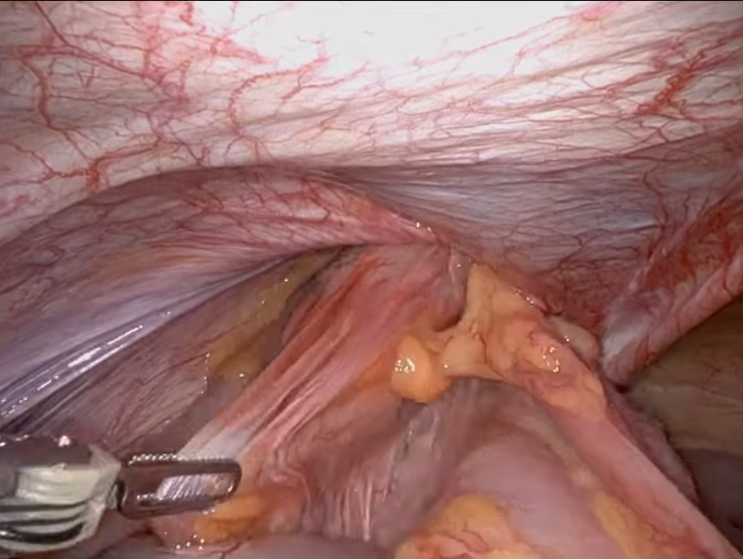
#> input picture Hernia/Dr. Rockson Liu - Robotic repair of left inguinal incarcerated sigmoid slider hernia [Sp-jaF7QFkQ - 1084x610 - 0m17s].png, 743 x 559 px; its folder holds only this picture in this run
$ jupyter execute --allow-errors colorpalettesHernia.ipynb
#> lines starting #> are read from the running program, lines starting #| are printed output that depends on the picture; after the words box and inside, x2 and y2 are one past the last pixel; in counts of white or black regions, pixels touching at a corner belong together
[cell 1]
import os
import glob
import numpy as np
from PIL import Image
import matplotlib.pyplot as plt
from sklearn.cluster import KMeans

# ========= CONFIGURE THIS =========
IMAGE_DIR = "E:/Hernia"   # <--- CHANGE THIS
N_COLORS_PER_IMAGE = 6
MAX_PIXELS_PER_IMAGE = 150_000
RANDOM_STATE = 42
# ==================================

[cell 2]
print(os.listdir(IMAGE_DIR))

[cell 3]
def load_image_pixels(path, max_pixels=MAX_PIXELS_PER_IMAGE):
#> called with max_pixels = 150000
    img = Image.open(path).convert("RGB")
    arr = np.array(img)
    pixels = arr.reshape(-1, 3).astype(np.float32)

    if len(pixels) > max_pixels:
        idx = np.random.choice(len(pixels), max_pixels, replace=False)
        pixels = pixels[idx]

    return pixels


def get_dominant_colors(pixels, n_colors=N_COLORS_PER_IMAGE):
#> called with pixels = array of shape (150000, 3), n_colors = 6
    kmeans = KMeans(
        n_clusters=n_colors,
        random_state=RANDOM_STATE,
        n_init="auto"
    )
    labels = kmeans.fit_predict(pixels)
    centers = kmeans.cluster_centers_.astype(int)
    counts = np.bincount(labels, minlength=n_colors)
#> counts = [24689, 13864, 39743, 18902, 38498, 14304]

    idx_sorted = np.argsort(-counts)
#> idx_sorted = [2, 4, 0, 3, 5, 1]
    return centers[idx_sorted], counts[idx_sorted]


def display_color_bar(colors, counts, title=None):
    total = counts.sum()
    ratios = counts / total

    bar_width = 800
    bar_height = 80
    bar = np.zeros((bar_height, bar_width, 3), dtype=np.uint8)

    start = 0
    for color, ratio in zip(colors, ratios):
        end = start + int(ratio * bar_width)
        bar[:, start:end, :] = color
        start = end
    bar[:, start:, :] = colors[-1]

    plt.figure(figsize=(8, 2))
    plt.imshow(bar)
    plt.title(title)
    plt.axis("off")
    plt.show()

[cell 4]
image_paths = sorted(glob.glob(os.path.join(IMAGE_DIR, "*.png")))
print(f"Found {len(image_paths)} PNG images.")

all_pixels = []

for path in image_paths:
    fname = os.path.basename(path)
    print("\n=== Image:", fname, "===")

    pixels = load_image_pixels(path)
    all_pixels.append(pixels)

    colors, counts = get_dominant_colors(pixels)
#> colors = [[126, 79, 76], [156, 102, 96], [173, 129, 126], [91, 51, 46], [231, 217, 219], [208, 171, 171]]; counts = [39743, 38498, 24689, 18902, 14304, 13864]

    # Print RGB + %
    total = counts.sum()
#> total = 150000
    print("Dominant colors:")
    for c, cnt in zip(colors, counts):
        pct = 100 * cnt / total
        print(f"  RGB {tuple(c)}  -> {pct:4.1f}%")
#> this loop made 6 passes
#> (c, cnt, pct) on passes 1 to 6: ([126, 79, 76], 39743, 26.5), ([156, 102, 96], 38498, 25.67), ([173, 129, 126], 24689, 16.46), ([91, 51, 46], 18902, 12.6), ([231, 217, 219], 14304, 9.54), ([208, 171, 171], 13864, 9.24)
#|   RGB (126, 79, 76)  -> 26.5%
#|   RGB (156, 102, 96)  -> 25.7%
#|   RGB (173, 129, 126)  -> 16.5%
#|   RGB (91, 51, 46)  -> 12.6%
#|   RGB (231, 217, 219)  ->  9.5%
#|   RGB (208, 171, 171)  ->  9.2%

    # Show color spectrum bar
    display_color_bar(colors, counts, title=fname)
#> in display_color_bar, `ratios = counts / total`: ratios = [0.265, 0.257, 0.165, 0.126, 0.0954, 0.0924]
#> the loop in display_color_bar, `for color, ratio in zip(colors, ratios):` made 6 passes
#> (color, ratio, end, start) on passes 1 to 6: ([126, 79, 76], 0.265, 211, 211), ([156, 102, 96], 0.257, 416, 416), ([173, 129, 126], 0.165, 547, 547), ([91, 51, 46], 0.126, 647, 647), ([231, 217, 219], 0.0954, 723, 723), ([208, 171, 171], 0.0924, 796, 796)
#> after the loop in display_color_bar, `for color, ratio in zip(colors, ratios):`:
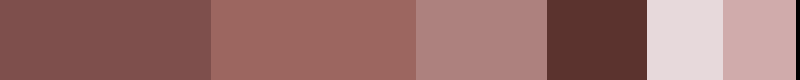
#> bar: shape (80, 800, 3); mean of channels 0, 1, 2 153.8, 110.7, 107.4; drawn as R, G, B
#> in display_color_bar, `bar[:, start:, :] = colors[-1]`:
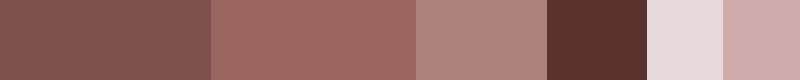
#> bar: shape (80, 800, 3); 0.5% of pixels changed, all inside (x1, y1, x2, y2) = (796, 0, 800, 80); drawn as R, G, B

[cell 5]
print("\n=== Combined Palette (All Images) ===")

all_pixels_concat = np.vstack(all_pixels)
comb_colors, comb_counts = get_dominant_colors(
    all_pixels_concat,
    n_colors=N_COLORS_PER_IMAGE
)
#> comb_colors has the same summary as colors; comb_counts = [39743, 38498, 24689, 18902, 14304, 13864]

# Print combined colors
total_comb = comb_counts.sum()
#> total_comb = 150000
for c, cnt in zip(comb_colors, comb_counts):
    pct = 100 * cnt / total_comb
    print(f"  RGB {tuple(c)} -> {pct:4.1f}%")

# Show combined palette bar
display_color_bar(comb_colors, comb_counts,
                  title="Combined Palette (All Images)")
#> the loop in display_color_bar (call 2), `for color, ratio in zip(colors, ratios):` made 6 passes

$ run again, on Hernia/Dr. Rockson Liu - Robotic repair of left inguinal incarcerated sigmoid slider hernia [Sp-jaF7QFkQ - 1084x610 - 5m42s].png
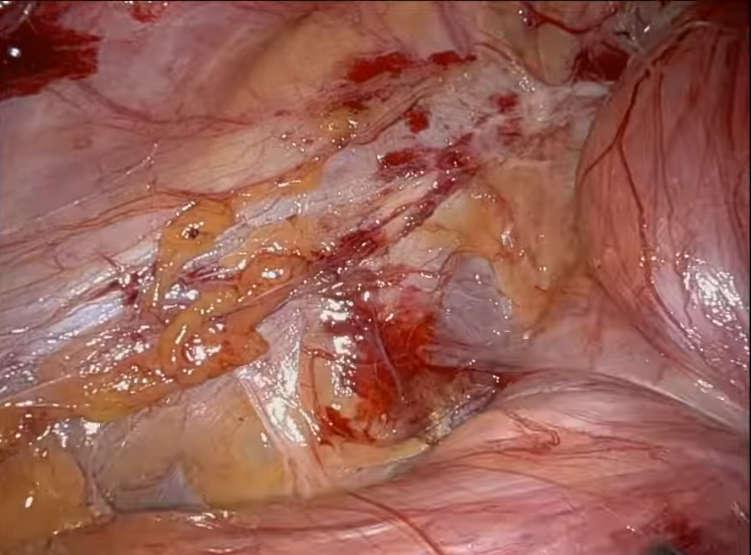
#> input picture Hernia/Dr. Rockson Liu - Robotic repair of left inguinal incarcerated sigmoid slider hernia [Sp-jaF7QFkQ - 1084x610 - 5m42s].png, 751 x 555 px
#> in get_dominant_colors, `counts = np.bincount(labels, minlength=n_colors)`: counts = [45398, 40245, 11344, 20789, 27881, 4343]
#> idx_sorted = [0, 1, 4, 3, 2, 5]
#> `colors, counts = get_dominant_colors(pixels)`: colors = [[151, 90, 76], [166, 111, 99], [128, 65, 53], [187, 137, 128], [91, 24, 18], [221, 187, 183]]; counts = [45398, 40245, 27881, 20789, 11344, 4343]
#> `total = counts.sum()`: total = 150000
#> the loop `for c, cnt in zip(colors, counts):` made 6 passes
#> (c, cnt, pct) on passes 1 to 6: ([151, 90, 76], 45398, 30.27), ([166, 111, 99], 40245, 26.83), ([128, 65, 53], 27881, 18.59), ([187, 137, 128], 20789, 13.86), ([91, 24, 18], 11344, 7.56), ([221, 187, 183], 4343, 2.9)
#> (printed output is left out)
#> ratios = [0.303, 0.268, 0.186, 0.139, 0.0756, 0.029]
#> the loop in display_color_bar, `for color, ratio in zip(colors, ratios):` made 6 passes
#> (color, ratio, end, start) on passes 1 to 6: ([151, 90, 76], 0.303, 242, 242), ([166, 111, 99], 0.268, 456, 456), ([128, 65, 53], 0.186, 604, 604), ([187, 137, 128], 0.139, 714, 714), ([91, 24, 18], 0.0756, 774, 774), ([221, 187, 183], 0.029, 797, 797)
#> after the loop in display_color_bar, `for color, ratio in zip(colors, ratios):`:
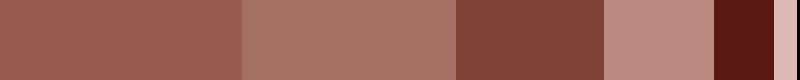
#> bar: shape (80, 800, 3); mean of channels 0, 1, 2 152.7, 95, 83.5; drawn as R, G, B
#> in display_color_bar, `bar[:, start:, :] = colors[-1]`:
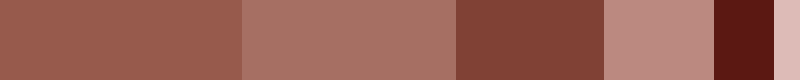
#> bar: shape (80, 800, 3); 0.38% of pixels changed, all inside (x1, y1, x2, y2) = (797, 0, 800, 80); drawn as R, G, B
#> comb_colors has the same summary as colors; comb_counts = [45398, 40245, 27881, 20789, 11344, 4343]
#> total_comb = 150000
#> the loop `for c, cnt in zip(comb_colors, comb_counts):` made 6 passes
#> (printed output is left out)
#> the loop in display_color_bar (call 2), `for color, ratio in zip(colors, ratios):` made 6 passes

$ run again, on Hernia/Dr. Rockson Liu - Robotic repair of left inguinal incarcerated sigmoid slider hernia [Sp-jaF7QFkQ - 1084x610 - 6m14s].png
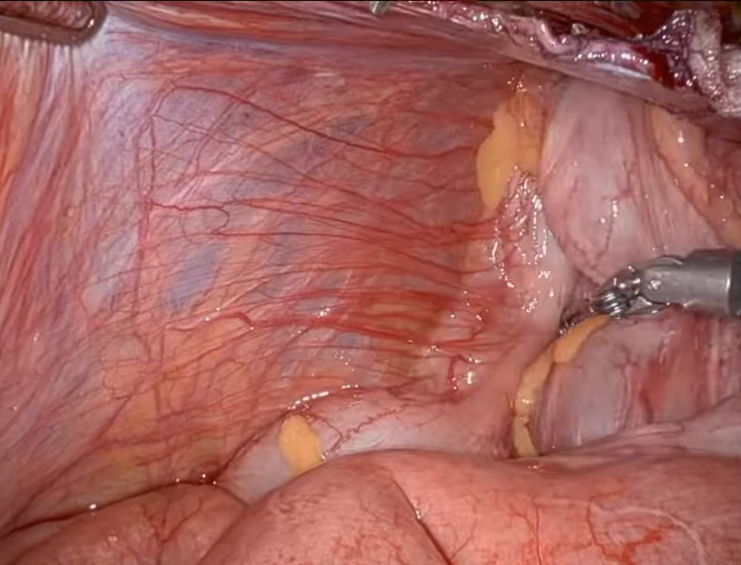
#> input picture Hernia/Dr. Rockson Liu - Robotic repair of left inguinal incarcerated sigmoid slider hernia [Sp-jaF7QFkQ - 1084x610 - 6m14s].png, 741 x 565 px
#> in get_dominant_colors, `counts = np.bincount(labels, minlength=n_colors)`: counts = [40641, 35256, 16967, 18447, 4823, 33866]
#> idx_sorted = [0, 1, 5, 3, 2, 4]
#> `colors, counts = get_dominant_colors(pixels)`: colors = [[170, 102, 97], [155, 82, 75], [190, 121, 115], [127, 64, 60], [199, 144, 147], [81, 31, 28]]; counts = [40641, 35256, 33866, 18447, 16967, 4823]
#> `total = counts.sum()`: total = 150000
#> the loop `for c, cnt in zip(colors, counts):` made 6 passes
#> (c, cnt, pct) on passes 1 to 6: ([170, 102, 97], 40641, 27.09), ([155, 82, 75], 35256, 23.5), ([190, 121, 115], 33866, 22.58), ([127, 64, 60], 18447, 12.3), ([199, 144, 147], 16967, 11.31), ([81, 31, 28], 4823, 3.22)
#> (printed output is left out)
#> ratios = [0.271, 0.235, 0.226, 0.123, 0.113, 0.0322]
#> the loop in display_color_bar, `for color, ratio in zip(colors, ratios):` made 6 passes
#> (color, ratio, end, start) on passes 1 to 6: ([170, 102, 97], 0.271, 216, 216), ([155, 82, 75], 0.235, 404, 404), ([190, 121, 115], 0.226, 584, 584), ([127, 64, 60], 0.123, 682, 682), ([199, 144, 147], 0.113, 772, 772), ([81, 31, 28], 0.0322, 797, 797)
#> after the loop in display_color_bar, `for color, ratio in zip(colors, ratios):`:
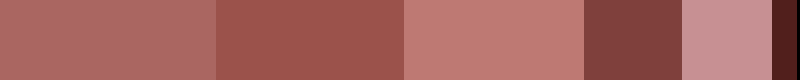
#> bar: shape (80, 800, 3); mean of channels 0, 1, 2 165.6, 99, 94.5; drawn as R, G, B
#> in display_color_bar, `bar[:, start:, :] = colors[-1]`:
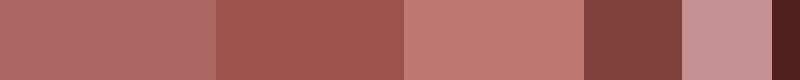
#> bar: shape (80, 800, 3); 0.38% of pixels changed, all inside (x1, y1, x2, y2) = (797, 0, 800, 80); drawn as R, G, B
#> comb_colors has the same summary as colors; comb_counts = [40641, 35256, 33866, 18447, 16967, 4823]
#> total_comb = 150000
#> the loop `for c, cnt in zip(comb_colors, comb_counts):` made 6 passes
#> (printed output is left out)
#> the loop in display_color_bar (call 2), `for color, ratio in zip(colors, ratios):` made 6 passes

$ run again, on Hernia/Dr. Rockson Liu - Robotic repair of left inguinal incarcerated sigmoid slider hernia [Sp-jaF7QFkQ - 1084x610 - 6m22s].png
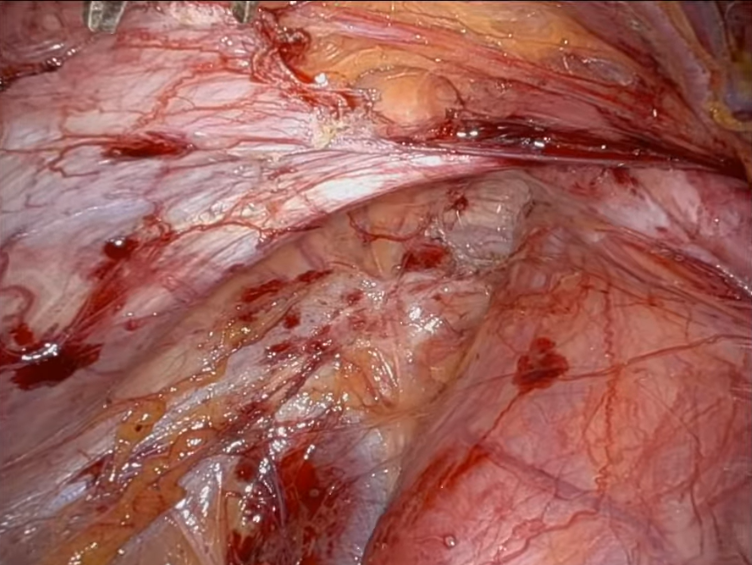
#> input picture Hernia/Dr. Rockson Liu - Robotic repair of left inguinal incarcerated sigmoid slider hernia [Sp-jaF7QFkQ - 1084x610 - 6m22s].png, 752 x 565 px
#> in get_dominant_colors, `counts = np.bincount(labels, minlength=n_colors)`: counts = [38459, 22943, 35582, 30620, 9726, 12670]
#> idx_sorted = [0, 2, 3, 1, 5, 4]
#> `colors, counts = get_dominant_colors(pixels)`: colors = [[150, 84, 76], [175, 108, 98], [129, 61, 53], [191, 139, 134], [99, 25, 18], [222, 181, 179]]; counts = [38459, 35582, 30620, 22943, 12670, 9726]
#> `total = counts.sum()`: total = 150000
#> the loop `for c, cnt in zip(colors, counts):` made 6 passes
#> (c, cnt, pct) on passes 1 to 6: ([150, 84, 76], 38459, 25.64), ([175, 108, 98], 35582, 23.72), ([129, 61, 53], 30620, 20.41), ([191, 139, 134], 22943, 15.3), ([99, 25, 18], 12670, 8.45), ([222, 181, 179], 9726, 6.48)
#> (printed output is left out)
#> ratios = [0.256, 0.237, 0.204, 0.153, 0.0845, 0.0648]
#> the loop in display_color_bar, `for color, ratio in zip(colors, ratios):` made 6 passes
#> (color, ratio, end, start) on passes 1 to 6: ([150, 84, 76], 0.256, 205, 205), ([175, 108, 98], 0.237, 394, 394), ([129, 61, 53], 0.204, 557, 557), ([191, 139, 134], 0.153, 679, 679), ([99, 25, 18], 0.0845, 746, 746), ([222, 181, 179], 0.0648, 797, 797)
#> after the loop in display_color_bar, `for color, ratio in zip(colors, ratios):`:
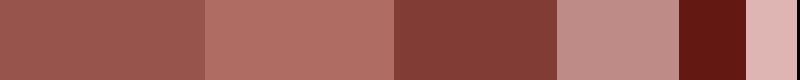
#> bar: shape (80, 800, 3); mean of channels 0, 1, 2 157.6, 94.3, 86.8; drawn as R, G, B
#> in display_color_bar, `bar[:, start:, :] = colors[-1]`:
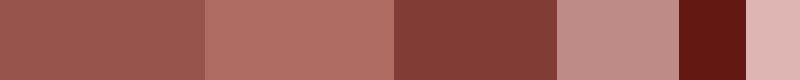
#> bar: shape (80, 800, 3); 0.38% of pixels changed, all inside (x1, y1, x2, y2) = (797, 0, 800, 80); drawn as R, G, B
#> comb_colors has the same summary as colors; comb_counts = [38459, 35582, 30620, 22943, 12670, 9726]
#> total_comb = 150000
#> the loop `for c, cnt in zip(comb_colors, comb_counts):` made 6 passes
#> (printed output is left out)
#> the loop in display_color_bar (call 2), `for color, ratio in zip(colors, ratios):` made 6 passes

$ run again, on Hernia/Dr. Rockson Liu - Robotic repair of left inguinal incarcerated sigmoid slider hernia [Sp-jaF7QFkQ - 1084x610 - 1m13s].png
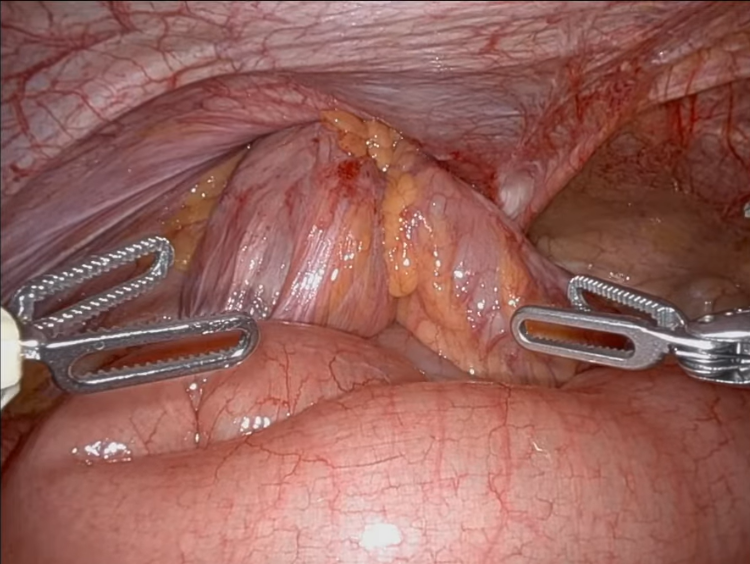
#> input picture Hernia/Dr. Rockson Liu - Robotic repair of left inguinal incarcerated sigmoid slider hernia [Sp-jaF7QFkQ - 1084x610 - 1m13s].png, 750 x 564 px
#> in get_dominant_colors, `counts = np.bincount(labels, minlength=n_colors)`: counts = [35888, 17068, 29882, 20853, 9110, 37199]
#> idx_sorted = [5, 0, 2, 3, 1, 4]
#> `colors, counts = get_dominant_colors(pixels)`: colors = [[145, 92, 86], [119, 71, 65], [173, 116, 108], [94, 45, 34], [201, 145, 138], [228, 189, 185]]; counts = [37199, 35888, 29882, 20853, 17068, 9110]
#> `total = counts.sum()`: total = 150000
#> the loop `for c, cnt in zip(colors, counts):` made 6 passes
#> (c, cnt, pct) on passes 1 to 6: ([145, 92, 86], 37199, 24.8), ([119, 71, 65], 35888, 23.93), ([173, 116, 108], 29882, 19.92), ([94, 45, 34], 20853, 13.9), ([201, 145, 138], 17068, 11.38), ([228, 189, 185], 9110, 6.07)
#> (printed output is left out)
#> ratios = [0.248, 0.239, 0.199, 0.139, 0.114, 0.0607]
#> the loop in display_color_bar, `for color, ratio in zip(colors, ratios):` made 6 passes
#> (color, ratio, end, start) on passes 1 to 6: ([145, 92, 86], 0.248, 198, 198), ([119, 71, 65], 0.239, 389, 389), ([173, 116, 108], 0.199, 548, 548), ([94, 45, 34], 0.139, 659, 659), ([201, 145, 138], 0.114, 750, 750), ([228, 189, 185], 0.0607, 798, 798)
#> after the loop in display_color_bar, `for color, ratio in zip(colors, ratios):`:
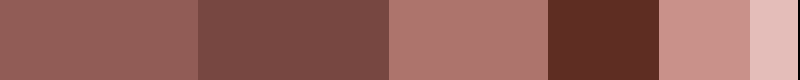
#> bar: shape (80, 800, 3); mean of channels 0, 1, 2 148.3, 96.9, 89.8; drawn as R, G, B
#> in display_color_bar, `bar[:, start:, :] = colors[-1]`:
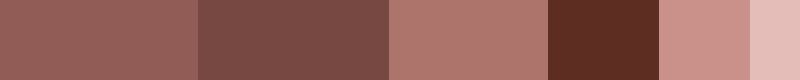
#> bar: shape (80, 800, 3); 0.25% of pixels changed, all inside (x1, y1, x2, y2) = (798, 0, 800, 80); drawn as R, G, B
#> comb_colors has the same summary as colors; comb_counts = [37199, 35888, 29882, 20853, 17068, 9110]
#> total_comb = 150000
#> the loop `for c, cnt in zip(comb_colors, comb_counts):` made 6 passes
#> (printed output is left out)
#> the loop in display_color_bar (call 2), `for color, ratio in zip(colors, ratios):` made 6 passes
